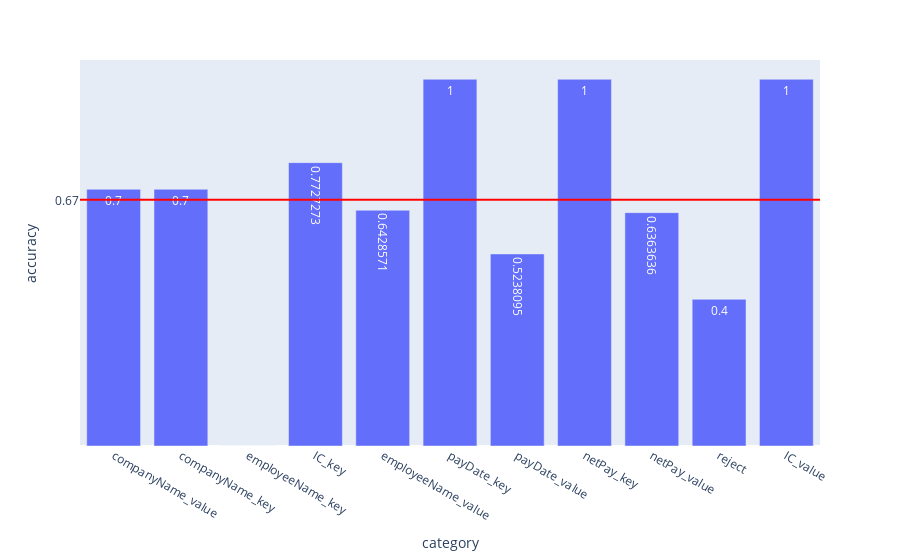

Write notebook code for a chart like this one.
### Code cell
import seaborn as sns
import plotly.express as px
fig = px.bar(accWithData, x="category", y="accuracy", text_auto=True)
fig.add_hline(y=avgTestAcc, line_width=2, line_color="red")
fig.update_layout(
    yaxis = dict(
        tickmode = 'array',
        tickvals = [np.format_float_positional(avgTestAcc, 2)],
    )
)

### Figure 1 — Plotly figure (JSON) as saved in the notebook; plotly's stock layout.template omitted (floating-point values rounded to 4 significant figures)
{"data": [{"alignmentgroup": "True", "hovertemplate": "category=%{x}<br>accuracy=%{y}<extra></extra>", "legendgroup": "", "marker": {"color": "#636efa", "pattern": {"shape": ""}}, "name": "", "offsetgroup": "", "orientation": "v", "showlegend": false, "textposition": "auto", "texttemplate": "%{y}", "type": "bar", "x": ["companyName_value", "companyName_key", "employeeName_key", "IC_key", "employeeName_value", "payDate_key", "payDate_value", "netPay_key", "netPay_value", "reject", "IC_value"], "xaxis": "x", "y": [0.7, 0.7, 0, 0.7727, 0.6429, 1, 0.5238, 1, 0.6364, 0.4, 1], "yaxis": "y"}], "layout": {"barmode": "relative", "legend": {"tracegroupgap": 0}, "margin": {"t": 60}, "shapes": [{"line": {"color": "red", "width": 2}, "type": "line", "x0": 0, "x1": 1, "xref": "x domain", "y0": 0.6716, "y1": 0.6716, "yref": "y"}], "xaxis": {"anchor": "y", "domain": [0, 1], "title": {"text": "category"}}, "yaxis": {"anchor": "x", "domain": [0, 1], "tickmode": "array", "tickvals": ["0.67"], "title": {"text": "accuracy"}}}}
